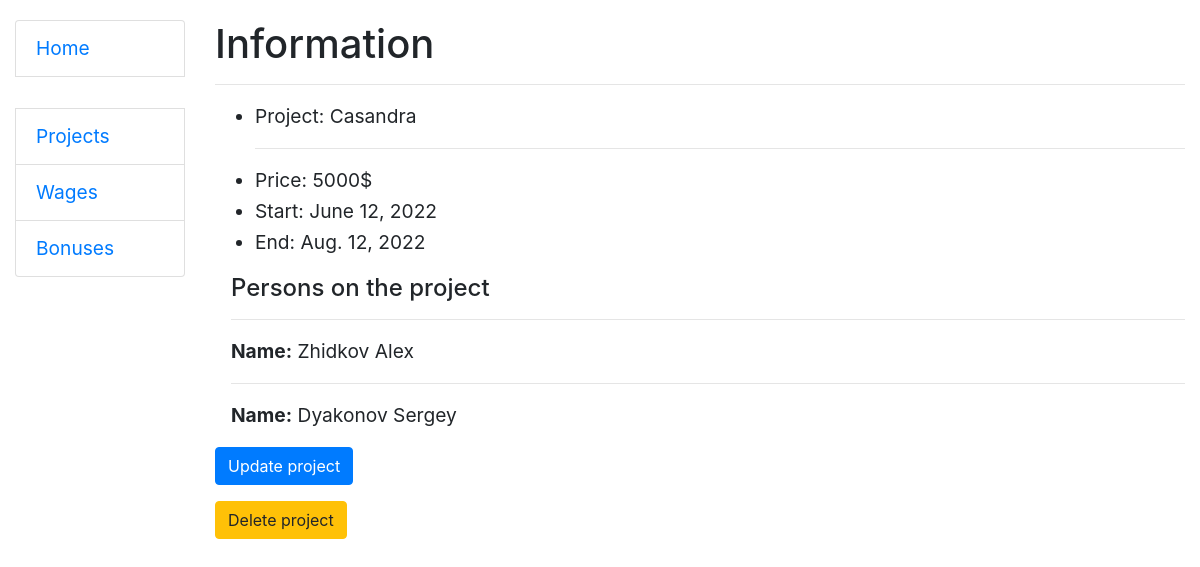
The app's page /project/3/ with its own data.
### salary/models.py (models this page shows, shortened)
class Project(models.Model):
    name = models.CharField(max_length=255)
    price = models.IntegerField()
    start = models.DateField()
    end = models.DateField()

class PersonBonusProject(models.Model):
    person = models.ForeignKey(to=Person, on_delete=models.CASCADE)
    project = models.ForeignKey(to=Project, on_delete=models.CASCADE)
    bonus = models.ManyToManyField(to=Bonus, related_name="bonus")
    def __str__(self):
        return f"{self.person}"

class Person(AbstractUser):
    middle_name = models.CharField(max_length=30)
    phone_number = models.IntegerField(null=True)
    @property
    def full_name(self):
        return f"{self.last_name} {self.first_name} {self.middle_name}"
    def __str__(self):
        return f"{self.full_name}"
    class Meta:
        verbose_name = "person"
        verbose_name_plural = "persons"

### salary/views.py (the view)
# urls.py: path("project/<int:pk>/", ProjectDetailView.as_view(), name="project-detail"),
class ProjectDetailView(generic.DetailView):
    model = Project

### templates/salary/project_detail.html
{% extends "base.html" %}
{% block content %}
    <h1>Information</h1>
    <hr>
    <ul>
        <li><p>Project: {{ project.name }}</p></li>
            <hr>
        <li>Price: {{ project.price }}$</li>
        <li>Start: {{ project.start }}</li>
        <li>End: {{ project.end }}</li>
    </ul>
    <div class="ml-3">
        <h4>Persons on the project</h4>
        {% for person in project.personbonusproject_set.all %}
            <hr>
            <p><strong>Name:</strong> {{ person }}</p>
        {% endfor %}
    </div>
    <p><a class="button-update btn btn-primary" href="{% url 'salary:project-update' pk=project.id %}">Update
        project</a></p>
    <p><a class="button-delete btn btn-warning" href="{% url 'salary:project-delete' pk=project.id %}">Delete
        project</a></p>
{% endblock %}

### static/css/styles.css (style rules this page uses)
body { margin-top: 20px; text-align: left; font-size: 120%; line-height: 1.618; }

### records on screen
Project: name "Casandra", price "5000", start "June 12, 2022", end "Aug. 12, 2022"
PersonBonusProject: person.middle_name "Zhidkov Alex"
PersonBonusProject: person.middle_name "Dyakonov Sergey"
